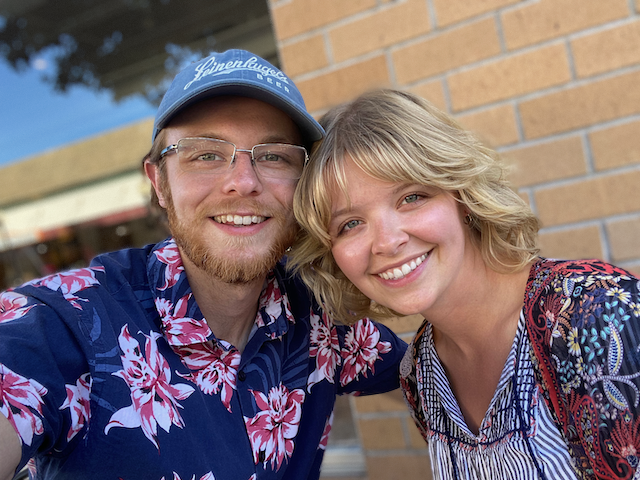
#> input picture ExampleImages/NapaSelfie.png, 640 x 480 px
$ python foregroundExtraction.py ExampleImages/NapaSelfie.png
#> lines starting #> are read from the running program, lines starting #| are printed output that depends on the picture
#############################
# Various implementations of Foreground Extraction on a given image
#
# Matthew Hokinson, 12/10/22
#############################

import cv2
import numpy as np

from ExtractionMethods.graphCut import GraphCut

import argparse
parser = argparse.ArgumentParser(description='Extract the foreground of an image')
parser.add_argument('image_path', type=str, help='The path to the image to extract the foreground from')
parser.add_argument('-v', '--verbose', action='store_true', help='Print out debugging information')
parser.add_argument('-r', '--radius', type=int, help='The radius of the selection circle')

DEBUG = False
def debug(str):
    if DEBUG:
        print(str)

SELECTION_RADIUS = 10

def add_seeds(img, seeds, x, y):
    """
    Add the seeds to the image
    """
    for i in range(-SELECTION_RADIUS, SELECTION_RADIUS):
        for j in range(-SELECTION_RADIUS, SELECTION_RADIUS):
            # if point is outside the radius, skip
            if i**2 + j**2 > SELECTION_RADIUS**2:
                continue

            if x + i >= 0 and x + i < img.shape[0] and y + j >= 0 and y + j < img.shape[1]:
                seeds.append((x + i, y + j))

def on_mouse_event(event, x, y, flags, param):
    # left button is pressed +
    # mouse moves
    if event == cv2.EVENT_LBUTTONDOWN or (event == cv2.EVENT_MOUSEMOVE and flags == cv2.EVENT_FLAG_LBUTTON):
        debug('click L, ' + str([y, x]))
        add_seeds(img, foregroundSeeds, y, x)
        cv2.circle(display_img, (x, y), SELECTION_RADIUS, (255, 255, 255), -1)

    # when shift is pressed +
    # left button is pressed +
    # mouse moves
    if event == cv2.EVENT_RBUTTONDOWN or (event == cv2.EVENT_MOUSEMOVE and flags == cv2.EVENT_FLAG_RBUTTON):
        debug('click R, ' + str([y, x]))
        add_seeds(img, backgroundSeeds, y, x)
        cv2.circle(display_img, (x, y), SELECTION_RADIUS, (0, 0, 0), -1)

# Seeds for the image
foregroundSeeds = []
backgroundSeeds = []

if __name__ == '__main__':
    # Parse the command line arguments for the image path
    args = parser.parse_args()
    image_path = args.image_path
    if args.verbose:
        print("Verbose mode enabled")
        DEBUG = True

    if args.radius:
        SELECTION_RADIUS = args.radius

    # read the grayscale image
    img = cv2.imread(image_path, cv2.IMREAD_GRAYSCALE)
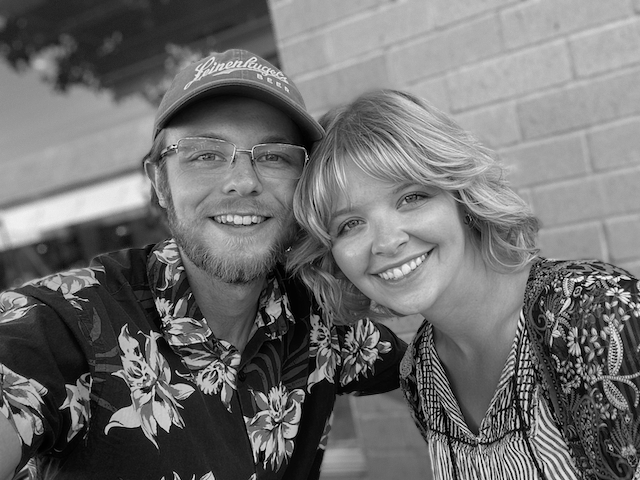
#> img: shape (480, 640); min 0, max 245, mean 110.9
    display_img = img.copy()

    # begin the openCv window
    root_win = 'Set Foreground and Background Seeds'
    cv2.namedWindow(root_win)

    cv2.setMouseCallback(root_win, on_mouse_event)

    while True:
        cv2.imshow(root_win, display_img)
        # Wait for a key press
        key = cv2.waitKey(1)
#> (key q is pressed here)

        if key == ord('q'):
            break

        # if the key is enter, then extract the foreground
        if key == 13:
            debug("Begining the foreground cut...")

            # create the graph cut object
            gc = GraphCut(img, foregroundSeeds, backgroundSeeds)
            foreground_img = gc.extract_foreground()
            debug("Foreground cut complete")

            # show the foreground image
            cv2.imshow('Foreground', foreground_img)
